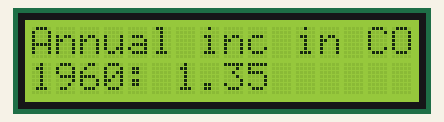
This sketch was run on a simulated Arduino Uno, built with avr-gcc and run on an emulated ATmega328P. Shown: 16×2 character LCD.

Above: at 0.1 s.
At 1.1 s:
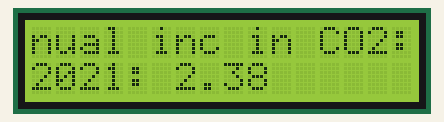

Measured:
- what the display in image 1 shows lasts 1.0 s, from 1.1 s to 2.1 s

The sketch:

DataDisplayScreen_Code.ino
```cpp
/*
  Data Display Screen
*/

#include <LiquidCrystal.h>          //the liquid crystal library contains commands for printing to the display

LiquidCrystal lcd(13, 12, 11, 10, 9, 8);   // tell the RedBoard what pins are connected to the display

void setup() {

  lcd.begin(16, 2);                 //tell the lcd library that we are using a display that is 16 characters wide and 2 characters high
  lcd.clear();                      //clear the display
}

void loop() {

  lcd.setCursor(0, 0);              //set the cursor to the 0,0 position (top left corner)
  lcd.print("Annual inc in CO2:");       //print starting at that position

  lcd.setCursor(0, 1);              //move the cursor to the first space of the bottom row
  lcd.print("1960: 1.35");

  delay(1000);
  lcd.clear();

  lcd.setCursor(0, 0);              //set the cursor to the 0,0 position (top left corner)
  lcd.print("nual inc in CO2:");       //print starting at that position

  lcd.setCursor(0, 1);              //move the cursor to the first space of the bottom row
  lcd.print("2021: 2.38");

  delay(1000);
}
```
